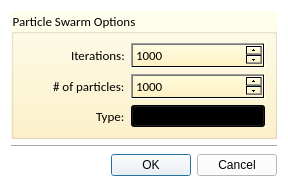
<?xml version="1.0" encoding="UTF-8"?>
<ui version="4.0">
 <class>ParticleSwarmDialog</class>
 <widget class="QDialog" name="ParticleSwarmDialog">
  <property name="geometry">
   <rect>
    <x>0</x>
    <y>0</y>
    <width>288</width>
    <height>169</height>
   </rect>
  </property>
  <property name="windowTitle">
   <string>Particle Swarm Options</string>
  </property>
  <property name="styleSheet">
   <string notr="true">background-color: rgb(255, 255, 255);</string>
  </property>
  <layout class="QVBoxLayout" name="verticalLayout">
   <item>
    <widget class="QGroupBox" name="groupBox_3">
     <property name="sizePolicy">
      <sizepolicy hsizetype="Preferred" vsizetype="Minimum">
       <horstretch>0</horstretch>
       <verstretch>0</verstretch>
      </sizepolicy>
     </property>
     <property name="font">
      <font>
       <family>Calibri</family>
       <pointsize>10</pointsize>
      </font>
     </property>
     <property name="styleSheet">
      <string notr="true">background-color: qlineargradient(spread:pad, x1:0, y1:0, x2:0, y2:1, stop:0 rgba(255, 255, 220, 120), stop:1 rgba(255, 240, 190, 200));</string>
     </property>
     <property name="title">
      <string>Particle Swarm Options</string>
     </property>
     <layout class="QGridLayout" name="gridLayout_3" columnstretch="3,0">
      <item row="5" column="0">
       <layout class="QHBoxLayout" name="m_MetricYRadiusLabelLayout_2">
        <item>
         <spacer name="m_MetricYRadiusLabelSpace_2">
          <property name="orientation">
           <enum>Qt::Horizontal</enum>
          </property>
          <property name="sizeHint" stdset="0">
           <size>
            <width>40</width>
            <height>20</height>
           </size>
          </property>
         </spacer>
        </item>
        <item>
         <widget class="QLabel" name="label_12">
          <property name="font">
           <font>
            <family>Calibri</family>
            <pointsize>10</pointsize>
           </font>
          </property>
          <property name="styleSheet">
           <string notr="true">background-color: rgba(255, 255, 255, 0);</string>
          </property>
          <property name="text">
           <string>Iterations:</string>
          </property>
         </widget>
        </item>
       </layout>
      </item>
      <item row="5" column="1">
       <layout class="QHBoxLayout" name="horizontalLayout_42">
        <item>
         <widget class="QSpinBox" name="m_IterationsSpin">
          <property name="font">
           <font>
            <family>Calibri</family>
            <pointsize>10</pointsize>
           </font>
          </property>
          <property name="minimum">
           <number>1</number>
          </property>
          <property name="maximum">
           <number>10000</number>
          </property>
          <property name="singleStep">
           <number>10</number>
          </property>
          <property name="value">
           <number>1000</number>
          </property>
         </widget>
        </item>
       </layout>
      </item>
      <item row="7" column="0">
       <layout class="QHBoxLayout" name="horizontalLayout_29">
        <item>
         <spacer name="horizontalSpacer_15">
          <property name="orientation">
           <enum>Qt::Horizontal</enum>
          </property>
          <property name="sizeHint" stdset="0">
           <size>
            <width>40</width>
            <height>20</height>
           </size>
          </property>
         </spacer>
        </item>
        <item>
         <widget class="QLabel" name="label_24">
          <property name="font">
           <font>
            <family>Calibri</family>
            <pointsize>10</pointsize>
           </font>
          </property>
          <property name="styleSheet">
           <string notr="true">background-color: rgba(255, 255, 255, 0);</string>
          </property>
          <property name="text">
           <string>Type:</string>
          </property>
         </widget>
        </item>
       </layout>
      </item>
      <item row="6" column="0">
       <layout class="QHBoxLayout" name="m_MetricYRadiusLabelLayout_3">
        <item>
         <spacer name="m_MetricYRadiusLabelSpace_3">
          <property name="orientation">
           <enum>Qt::Horizontal</enum>
          </property>
          <property name="sizeHint" stdset="0">
           <size>
            <width>40</width>
            <height>20</height>
           </size>
          </property>
         </spacer>
        </item>
        <item>
         <widget class="QLabel" name="label_13">
          <property name="font">
           <font>
            <family>Calibri</family>
            <pointsize>10</pointsize>
           </font>
          </property>
          <property name="styleSheet">
           <string notr="true">background-color: rgba(255, 255, 255, 0);</string>
          </property>
          <property name="text">
           <string># of particles:</string>
          </property>
         </widget>
        </item>
       </layout>
      </item>
      <item row="7" column="1">
       <layout class="QHBoxLayout" name="horizontalLayout_41">
        <item>
         <widget class="QComboBox" name="m_TypeCombo">
          <item>
           <property name="text">
            <string>Particle Swarm</string>
           </property>
          </item>
          <item>
           <property name="text">
            <string>Initialization Biased</string>
           </property>
          </item>
          <item>
           <property name="text">
            <string>MultiThreaded</string>
           </property>
          </item>
         </widget>
        </item>
       </layout>
      </item>
      <item row="6" column="1">
       <layout class="QHBoxLayout" name="horizontalLayout_43">
        <item>
         <widget class="QSpinBox" name="m_NumberOfParticlesSpin">
          <property name="font">
           <font>
            <family>Calibri</family>
            <pointsize>10</pointsize>
           </font>
          </property>
          <property name="minimum">
           <number>1</number>
          </property>
          <property name="maximum">
           <number>10000</number>
          </property>
          <property name="singleStep">
           <number>10</number>
          </property>
          <property name="value">
           <number>1000</number>
          </property>
         </widget>
        </item>
       </layout>
      </item>
     </layout>
    </widget>
   </item>
   <item>
    <widget class="Line" name="line">
     <property name="orientation">
      <enum>Qt::Horizontal</enum>
     </property>
    </widget>
   </item>
   <item>
    <widget class="QDialogButtonBox" name="buttonBox">
     <property name="orientation">
      <enum>Qt::Horizontal</enum>
     </property>
     <property name="standardButtons">
      <set>QDialogButtonBox::Cancel|QDialogButtonBox::Ok</set>
     </property>
    </widget>
   </item>
  </layout>
 </widget>
 <tabstops>
  <tabstop>m_IterationsSpin</tabstop>
  <tabstop>m_NumberOfParticlesSpin</tabstop>
  <tabstop>m_TypeCombo</tabstop>
  <tabstop>buttonBox</tabstop>
 </tabstops>
 <resources/>
 <connections>
  <connection>
   <sender>buttonBox</sender>
   <signal>accepted()</signal>
   <receiver>ParticleSwarmDialog</receiver>
   <slot>accept()</slot>
   <hints>
    <hint type="sourcelabel">
     <x>227</x>
     <y>212</y>
    </hint>
    <hint type="destinationlabel">
     <x>157</x>
     <y>229</y>
    </hint>
   </hints>
  </connection>
  <connection>
   <sender>buttonBox</sender>
   <signal>rejected()</signal>
   <receiver>ParticleSwarmDialog</receiver>
   <slot>reject()</slot>
   <hints>
    <hint type="sourcelabel">
     <x>295</x>
     <y>218</y>
    </hint>
    <hint type="destinationlabel">
     <x>286</x>
     <y>229</y>
    </hint>
   </hints>
  </connection>
 </connections>
</ui>
